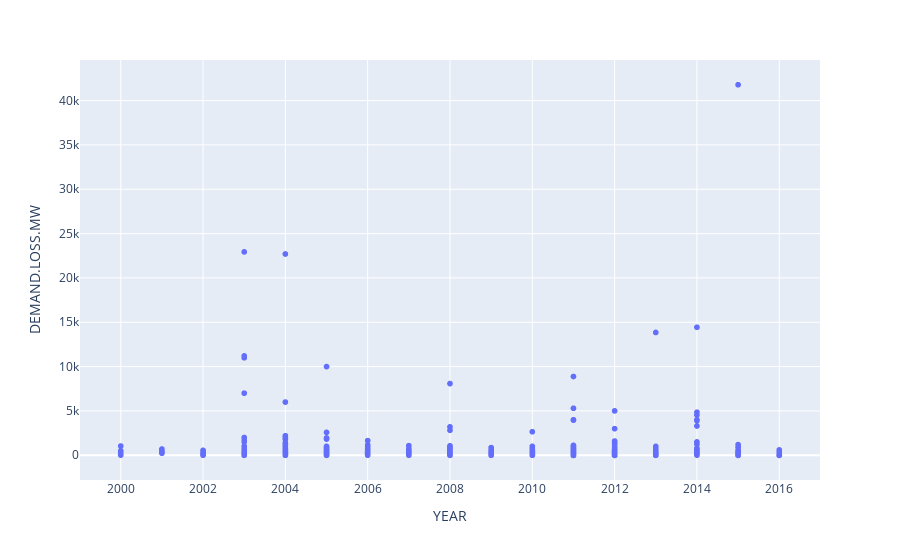

This figure's notebook cell:
### Code cell
# Bivariate analysis of outage duration vs. month
fig = px.scatter(outages, x="YEAR", y="DEMAND.LOSS.MW")
fig.show()

### Figure 1 — Plotly figure (JSON) as saved in the notebook; plotly's stock layout.template omitted (floating-point values rounded to 4 significant figures; data arrays with more than 128 entries replaced by an {"elided": "..."} marker saying what was removed)
{"data": [{"hovertemplate": "YEAR=%{x}<br>DEMAND.LOSS.MW=%{y}<extra></extra>", "legendgroup": "", "marker": {"color": "#636efa", "symbol": "circle"}, "mode": "markers", "name": "", "showlegend": false, "type": "scattergl", "x": {"elided": "1534 int values"}, "xaxis": "x", "y": {"elided": "1534 int values"}, "yaxis": "y"}], "layout": {"legend": {"tracegroupgap": 0}, "margin": {"t": 60}, "xaxis": {"anchor": "y", "domain": [0, 1], "title": {"text": "YEAR"}}, "yaxis": {"anchor": "x", "domain": [0, 1], "title": {"text": "DEMAND.LOSS.MW"}}}}
